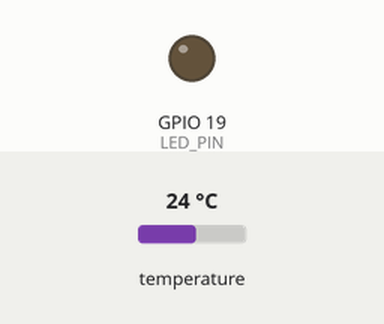
The sketch below on a simulated ESP32-S3. Shown: output pins drawn as LEDs (lit = HIGH). Inputs (shaded band) come from the test bench; at power-on: temperature 24 °C. WiFi joins after 1.5 s; servers stay silent unless stated; the local clock reads 2024-03-15 10:24:30 at power-on unless the sketch sets it; what the sketch prints to the serial monitor is not drawn.

Above: at 2.7 s.
2.8 s: temperature set to 33.2 °C
6.9 s: temperature set to 34.5 °C
At 10.2 s:
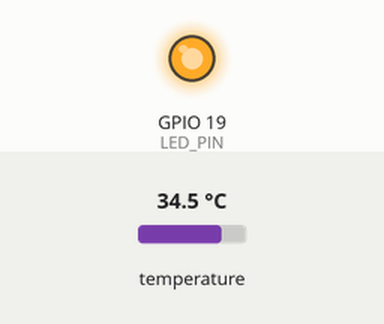
Timing chart, 0 to 11.7 s (numbered marks = the images above; inputs shaded):
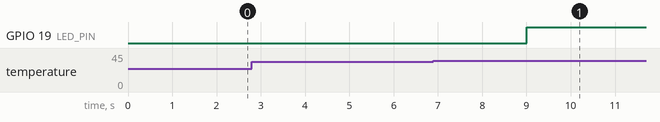

The sketch:

RTC_Telegram_V3.ino
```cpp
#include <Wire.h>
#include "RTClib.h"
#include <WiFi.h>
#include <WiFiClientSecure.h>
#include <UniversalTelegramBot.h>

/* WIFI CREDENTIALS */
const char* ssid = "Sonin KH";
const char* password = "77771112";

/* TELEGRAM BOT CREDENTIALS */
#define BOT_TOKEN "8084553369:AAHgqoTlB1nURTs69WxGDE2KLjEXDW4soAw"
#define CHAT_ID   "843845173"

/* I2C PINS FOR ESP32-S3 (RTC) */
#define SDA_PIN 8
#define SCL_PIN 9

/* LED PIN */
#define LED_PIN 19

RTC_DS3231 rtc;

char daysOfTheWeek[7][12] = {
  "Sunday", "Monday", "Tuesday", "Wednesday", "Thursday", "Friday", "Saturday"
};

WiFiClientSecure client;
UniversalTelegramBot bot(BOT_TOKEN, client);

unsigned long previousMillis = 0;
const unsigned long interval = 3000; /* 3 SECONDS */

void setup() {
  Serial.begin(115200);

  /* INITIALIZE I2C */
  Wire.begin(SDA_PIN, SCL_PIN);

  /* INITIALIZE LED */
  pinMode(LED_PIN, OUTPUT);
  digitalWrite(LED_PIN, LOW);  /* TURN OFF LED AT START */

  if (!rtc.begin()) {
    Serial.println("Couldn't find RTC");
    while (1) delay(10);
  }

  if (rtc.lostPower()) {
    Serial.println("RTC lost power, setting time!");
    rtc.adjust(DateTime(F(__DATE__), F(__TIME__)));
  }

  WiFi.begin(ssid, password);
  Serial.print("Connecting to WiFi");
  while (WiFi.status() != WL_CONNECTED) {
    delay(500);
    Serial.print(".");
  }
  Serial.println("\n📶 WiFi connected");
  Serial.println("📩 Sending message to Telegram...");

  client.setInsecure(); /* TRUST ALL CERTIFICATES */
}

void loop() {
  unsigned long currentMillis = millis();

  if (currentMillis - previousMillis >= interval) {
    previousMillis = currentMillis;

    DateTime now = rtc.now();

    String yearStr = String(now.year());
    String monthStr = (now.month() < 10 ? "0" : "") + String(now.month());
    String dayStr = (now.day() < 10 ? "0" : "") + String(now.day());
    String hourStr = (now.hour() < 10 ? "0" : "") + String(now.hour());
    String minuteStr = (now.minute() < 10 ? "0" : "") + String(now.minute());
    String secondStr = (now.second() < 10 ? "0" : "") + String(now.second());
    String dayOfWeek = daysOfTheWeek[now.dayOfTheWeek()];

    float rtcTemp = rtc.getTemperature();

    /* DETERMINE TEMPERATURE CONDITION */
    String tempCondition;
    bool ledStatus = false;

    if (rtcTemp >= 31 && rtcTemp <= 33) {
      tempCondition = " | (COLD)";
    } else if (rtcTemp > 33 && rtcTemp < 34) {
      tempCondition = " | (NORMAL)";
    } else if (rtcTemp >= 34 && rtcTemp <= 35) {
      tempCondition = " | (HOT)";
      ledStatus = true;
    }

    /* LED CONTROL */
    if (ledStatus) {
      digitalWrite(LED_PIN, HIGH); /* TURN ON LED */
    } else {
      digitalWrite(LED_PIN, LOW);  /* TURN OFF LED */
    }

    String ledStr = ledStatus ? "💡 LED : ON" : "💡 LED : OFF";

    /* FORMAT MESSAGE */
    String message = "🗓️ " + dayOfWeek + " | " + dayStr + "/" + monthStr + "/" + yearStr + "\n" +
                     "⏰ " + hourStr + ":" + minuteStr + ":" + secondStr + "\n" +
                     "🌡️ Temp: " + String(rtcTemp, 2) + "ºC" + tempCondition + "\n" +
                     ledStr;

    /* PRINT TO SERIAL */
    Serial.println(message);
    Serial.println();

    /* SEND TO TELEGRAM */
    bot.sendMessage(CHAT_ID, message, "Markdown");
  }
}
```

Measured:
- the behaviour switches between 33.8 and 33.9 °C on temperature (found by bisection; images 0 and 1)
- after the input at 2.8 s, every drawn part: stays the same
- after the input at 6.9 s, GPIO 19 (LED_PIN): LOW → HIGH after 2.1 s
